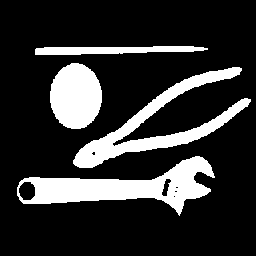
%> input picture P3/material/Tools.bmp, 256 x 256 px
$ octave ejercicio2a.m   (GNU Octave 9; MATLAB toolbox functions it lacks are replaced by stand-ins)
%> lines starting %> are read from the running program, lines starting %| are printed output that depends on the picture; in (x1, y1, x2, y2) boxes, pixels count from 0 and x2, y2 are one past the last pixel; in counts of white or black regions, pixels touching at a corner belong together; the program's own positions count from 1
### P1/getEnergia.m
function [ E ] = getEnergia( ima )
%GETENERGIA Summary of this function goes here
%   Detailed explanation goes here
    E = sum(double(ima(:)).^2);
end

### P3/ejercicio2a.m
% Limpiar espacio de trabajo
close all
clear all
clc

% Path para autoevaluacion
addpath('autoevaluacion')
addpath('material')

% Cargar y visualizar imagen
img = imread('Tools.bmp');
%> img is the input picture: size 256x256x3 uint8; 19.2% white; 4 white regions, box (x1, y1, x2, y2) and area: (17, 156, 215, 216) 4672, (73, 67, 251, 168) 4091, (50, 63, 102, 129) 2683, (35, 46, 208, 55) 1119
E = sum(double(img(:)).^2);
%> E = 2451117375
subplot(2, 2, 1)
imshow(img)
title({'Imagen original', sprintf('E = %g', E)})

% Elemento estructurante
se = strel('square', 3);

% Dilatada
dilated = imdilate(img, se);
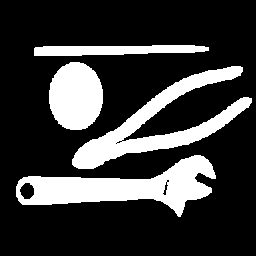
%> dilated: size 256x256x3 uint8; 22.6% white; 4 white regions, box (x1, y1, x2, y2) and area: (16, 155, 216, 217) 5375, (72, 66, 252, 169) 5013, (49, 62, 103, 130) 2923, (34, 45, 209, 56) 1488
% Erosionada
eroded = imerode(img, se);
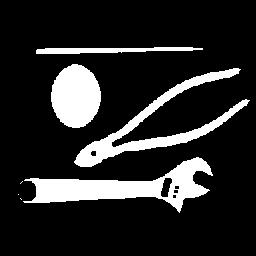
%> eroded: size 256x256x3 uint8; 15.7% white; 7 white regions (3 under 20 px), largest, box (x1, y1, x2, y2) and area: (23, 157, 213, 213) 3937, (74, 68, 250, 167) 3167, (51, 64, 101, 128) 2451, (36, 47, 203, 54) 757

% Calculo gradienes
grad_d = dilated - img;
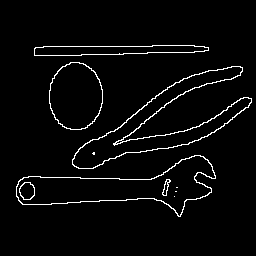
%> grad_d: size 256x256x3 uint8; 3.4% white in thin lines or dots, all inside (x1, y1, x2, y2) = (16, 45, 252, 217)
grad_e = img - eroded;
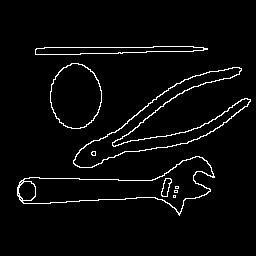
%> grad_e: size 256x256x3 uint8; 3.4% white in thin lines or dots, all inside (x1, y1, x2, y2) = (17, 46, 251, 216)
grad_m = dilated - eroded;
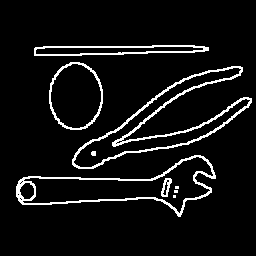
%> grad_m: size 256x256x3 uint8; 6.8% white in thin lines or dots, all inside (x1, y1, x2, y2) = (16, 45, 252, 217)

E = getEnergia(grad_d);
%> in getEnergia, `E = sum(double(ima(:)).^2);`: E = 435797550
%> E = 435797550
subplot(2, 2, 2);
imshow(grad_d);
title({'Gradiente por dilatacion', sprintf('E = %g', E)});

E = getEnergia(grad_e);
%> E = 438333525
subplot(2, 2, 3)
imshow(grad_e)
title({'Gradiente por erosion', sprintf('E = %g', E)})

E = getEnergia(grad_m);
%> E = 874131075
subplot(2, 2, 4);
imshow(grad_m);
title({'Gradiente morfologico', sprintf('E = %g', E)});
